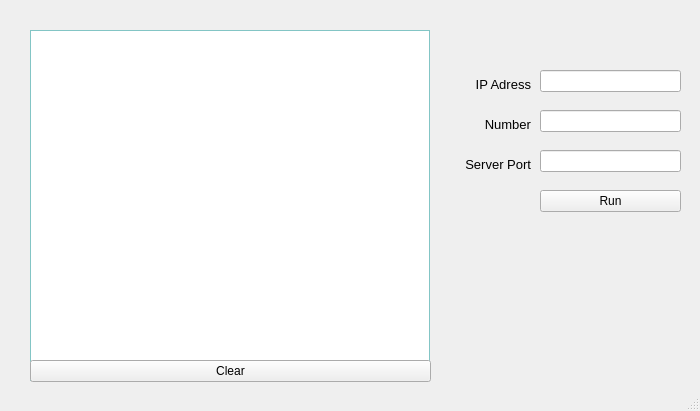
<?xml version="1.0" encoding="UTF-8"?>
<ui version="4.0">
 <class>MainWindow</class>
 <widget class="QMainWindow" name="MainWindow">
  <property name="geometry">
   <rect>
    <x>0</x>
    <y>0</y>
    <width>700</width>
    <height>411</height>
   </rect>
  </property>
  <property name="cursor">
   <cursorShape>ArrowCursor</cursorShape>
  </property>
  <property name="windowTitle">
   <string>MainWindow</string>
  </property>
  <widget class="QWidget" name="centralwidget">
   <widget class="QTextBrowser" name="textBrowser">
    <property name="geometry">
     <rect>
      <x>30</x>
      <y>30</y>
      <width>400</width>
      <height>351</height>
     </rect>
    </property>
    <property name="palette">
     <palette>
      <active>
       <colorrole role="WindowText">
        <brush brushstyle="SolidPattern">
         <color alpha="255">
          <red>0</red>
          <green>0</green>
          <blue>0</blue>
         </color>
        </brush>
       </colorrole>
       <colorrole role="Button">
        <brush brushstyle="SolidPattern">
         <color alpha="255">
          <red>170</red>
          <green>255</green>
          <blue>255</blue>
         </color>
        </brush>
       </colorrole>
       <colorrole role="Light">
        <brush brushstyle="SolidPattern">
         <color alpha="255">
          <red>255</red>
          <green>255</green>
          <blue>255</blue>
         </color>
        </brush>
       </colorrole>
       <colorrole role="Midlight">
        <brush brushstyle="SolidPattern">
         <color alpha="255">
          <red>212</red>
          <green>255</green>
          <blue>255</blue>
         </color>
        </brush>
       </colorrole>
       <colorrole role="Dark">
        <brush brushstyle="SolidPattern">
         <color alpha="255">
          <red>85</red>
          <green>127</green>
          <blue>127</blue>
         </color>
        </brush>
       </colorrole>
       <colorrole role="Mid">
        <brush brushstyle="SolidPattern">
         <color alpha="255">
          <red>113</red>
          <green>170</green>
          <blue>170</blue>
         </color>
        </brush>
       </colorrole>
       <colorrole role="Text">
        <brush brushstyle="SolidPattern">
         <color alpha="255">
          <red>0</red>
          <green>0</green>
          <blue>0</blue>
         </color>
        </brush>
       </colorrole>
       <colorrole role="BrightText">
        <brush brushstyle="SolidPattern">
         <color alpha="255">
          <red>255</red>
          <green>255</green>
          <blue>255</blue>
         </color>
        </brush>
       </colorrole>
       <colorrole role="ButtonText">
        <brush brushstyle="SolidPattern">
         <color alpha="255">
          <red>0</red>
          <green>0</green>
          <blue>0</blue>
         </color>
        </brush>
       </colorrole>
       <colorrole role="Base">
        <brush brushstyle="SolidPattern">
         <color alpha="255">
          <red>255</red>
          <green>255</green>
          <blue>255</blue>
         </color>
        </brush>
       </colorrole>
       <colorrole role="Window">
        <brush brushstyle="SolidPattern">
         <color alpha="255">
          <red>170</red>
          <green>255</green>
          <blue>255</blue>
         </color>
        </brush>
       </colorrole>
       <colorrole role="Shadow">
        <brush brushstyle="SolidPattern">
         <color alpha="255">
          <red>0</red>
          <green>0</green>
          <blue>0</blue>
         </color>
        </brush>
       </colorrole>
       <colorrole role="AlternateBase">
        <brush brushstyle="SolidPattern">
         <color alpha="255">
          <red>212</red>
          <green>255</green>
          <blue>255</blue>
         </color>
        </brush>
       </colorrole>
       <colorrole role="ToolTipBase">
        <brush brushstyle="SolidPattern">
         <color alpha="255">
          <red>255</red>
          <green>255</green>
          <blue>220</blue>
         </color>
        </brush>
       </colorrole>
       <colorrole role="ToolTipText">
        <brush brushstyle="SolidPattern">
         <color alpha="255">
          <red>0</red>
          <green>0</green>
          <blue>0</blue>
         </color>
        </brush>
       </colorrole>
      </active>
      <inactive>
       <colorrole role="WindowText">
        <brush brushstyle="SolidPattern">
         <color alpha="255">
          <red>0</red>
          <green>0</green>
          <blue>0</blue>
         </color>
        </brush>
       </colorrole>
       <colorrole role="Button">
        <brush brushstyle="SolidPattern">
         <color alpha="255">
          <red>170</red>
          <green>255</green>
          <blue>255</blue>
         </color>
        </brush>
       </colorrole>
       <colorrole role="Light">
        <brush brushstyle="SolidPattern">
         <color alpha="255">
          <red>255</red>
          <green>255</green>
          <blue>255</blue>
         </color>
        </brush>
       </colorrole>
       <colorrole role="Midlight">
        <brush brushstyle="SolidPattern">
         <color alpha="255">
          <red>212</red>
          <green>255</green>
          <blue>255</blue>
         </color>
        </brush>
       </colorrole>
       <colorrole role="Dark">
        <brush brushstyle="SolidPattern">
         <color alpha="255">
          <red>85</red>
          <green>127</green>
          <blue>127</blue>
         </color>
        </brush>
       </colorrole>
       <colorrole role="Mid">
        <brush brushstyle="SolidPattern">
         <color alpha="255">
          <red>113</red>
          <green>170</green>
          <blue>170</blue>
         </color>
        </brush>
       </colorrole>
       <colorrole role="Text">
        <brush brushstyle="SolidPattern">
         <color alpha="255">
          <red>0</red>
          <green>0</green>
          <blue>0</blue>
         </color>
        </brush>
       </colorrole>
       <colorrole role="BrightText">
        <brush brushstyle="SolidPattern">
         <color alpha="255">
          <red>255</red>
          <green>255</green>
          <blue>255</blue>
         </color>
        </brush>
       </colorrole>
       <colorrole role="ButtonText">
        <brush brushstyle="SolidPattern">
         <color alpha="255">
          <red>0</red>
          <green>0</green>
          <blue>0</blue>
         </color>
        </brush>
       </colorrole>
       <colorrole role="Base">
        <brush brushstyle="SolidPattern">
         <color alpha="255">
          <red>255</red>
          <green>255</green>
          <blue>255</blue>
         </color>
        </brush>
       </colorrole>
       <colorrole role="Window">
        <brush brushstyle="SolidPattern">
         <color alpha="255">
          <red>170</red>
          <green>255</green>
          <blue>255</blue>
         </color>
        </brush>
       </colorrole>
       <colorrole role="Shadow">
        <brush brushstyle="SolidPattern">
         <color alpha="255">
          <red>0</red>
          <green>0</green>
          <blue>0</blue>
         </color>
        </brush>
       </colorrole>
       <colorrole role="AlternateBase">
        <brush brushstyle="SolidPattern">
         <color alpha="255">
          <red>212</red>
          <green>255</green>
          <blue>255</blue>
         </color>
        </brush>
       </colorrole>
       <colorrole role="ToolTipBase">
        <brush brushstyle="SolidPattern">
         <color alpha="255">
          <red>255</red>
          <green>255</green>
          <blue>220</blue>
         </color>
        </brush>
       </colorrole>
       <colorrole role="ToolTipText">
        <brush brushstyle="SolidPattern">
         <color alpha="255">
          <red>0</red>
          <green>0</green>
          <blue>0</blue>
         </color>
        </brush>
       </colorrole>
      </inactive>
      <disabled>
       <colorrole role="WindowText">
        <brush brushstyle="SolidPattern">
         <color alpha="255">
          <red>85</red>
          <green>127</green>
          <blue>127</blue>
         </color>
        </brush>
       </colorrole>
       <colorrole role="Button">
        <brush brushstyle="SolidPattern">
         <color alpha="255">
          <red>170</red>
          <green>255</green>
          <blue>255</blue>
         </color>
        </brush>
       </colorrole>
       <colorrole role="Light">
        <brush brushstyle="SolidPattern">
         <color alpha="255">
          <red>255</red>
          <green>255</green>
          <blue>255</blue>
         </color>
        </brush>
       </colorrole>
       <colorrole role="Midlight">
        <brush brushstyle="SolidPattern">
         <color alpha="255">
          <red>212</red>
          <green>255</green>
          <blue>255</blue>
         </color>
        </brush>
       </colorrole>
       <colorrole role="Dark">
        <brush brushstyle="SolidPattern">
         <color alpha="255">
          <red>85</red>
          <green>127</green>
          <blue>127</blue>
         </color>
        </brush>
       </colorrole>
       <colorrole role="Mid">
        <brush brushstyle="SolidPattern">
         <color alpha="255">
          <red>113</red>
          <green>170</green>
          <blue>170</blue>
         </color>
        </brush>
       </colorrole>
       <colorrole role="Text">
        <brush brushstyle="SolidPattern">
         <color alpha="255">
          <red>85</red>
          <green>127</green>
          <blue>127</blue>
         </color>
        </brush>
       </colorrole>
       <colorrole role="BrightText">
        <brush brushstyle="SolidPattern">
         <color alpha="255">
          <red>255</red>
          <green>255</green>
          <blue>255</blue>
         </color>
        </brush>
       </colorrole>
       <colorrole role="ButtonText">
        <brush brushstyle="SolidPattern">
         <color alpha="255">
          <red>85</red>
          <green>127</green>
          <blue>127</blue>
         </color>
        </brush>
       </colorrole>
       <colorrole role="Base">
        <brush brushstyle="SolidPattern">
         <color alpha="255">
          <red>170</red>
          <green>255</green>
          <blue>255</blue>
         </color>
        </brush>
       </colorrole>
       <colorrole role="Window">
        <brush brushstyle="SolidPattern">
         <color alpha="255">
          <red>170</red>
          <green>255</green>
          <blue>255</blue>
         </color>
        </brush>
       </colorrole>
       <colorrole role="Shadow">
        <brush brushstyle="SolidPattern">
         <color alpha="255">
          <red>0</red>
          <green>0</green>
          <blue>0</blue>
         </color>
        </brush>
       </colorrole>
       <colorrole role="AlternateBase">
        <brush brushstyle="SolidPattern">
         <color alpha="255">
          <red>170</red>
          <green>255</green>
          <blue>255</blue>
         </color>
        </brush>
       </colorrole>
       <colorrole role="ToolTipBase">
        <brush brushstyle="SolidPattern">
         <color alpha="255">
          <red>255</red>
          <green>255</green>
          <blue>220</blue>
         </color>
        </brush>
       </colorrole>
       <colorrole role="ToolTipText">
        <brush brushstyle="SolidPattern">
         <color alpha="255">
          <red>0</red>
          <green>0</green>
          <blue>0</blue>
         </color>
        </brush>
       </colorrole>
      </disabled>
     </palette>
    </property>
    <property name="frameShadow">
     <enum>QFrame::Sunken</enum>
    </property>
   </widget>
   <widget class="QPushButton" name="btn_send">
    <property name="geometry">
     <rect>
      <x>540</x>
      <y>190</y>
      <width>141</width>
      <height>22</height>
     </rect>
    </property>
    <property name="text">
     <string>Run</string>
    </property>
    <property name="flat">
     <bool>false</bool>
    </property>
   </widget>
   <widget class="QLineEdit" name="lineEdit_IP_Address">
    <property name="geometry">
     <rect>
      <x>540</x>
      <y>70</y>
      <width>141</width>
      <height>22</height>
     </rect>
    </property>
   </widget>
   <widget class="QLabel" name="label_IP_Address">
    <property name="geometry">
     <rect>
      <x>430</x>
      <y>70</y>
      <width>101</width>
      <height>22</height>
     </rect>
    </property>
    <property name="font">
     <font>
      <family>Arial</family>
      <pointsize>10</pointsize>
      <weight>50</weight>
      <bold>false</bold>
     </font>
    </property>
    <property name="text">
     <string>IP Adress</string>
    </property>
    <property name="alignment">
     <set>Qt::AlignBottom|Qt::AlignRight|Qt::AlignTrailing</set>
    </property>
   </widget>
   <widget class="QLabel" name="label_Number">
    <property name="geometry">
     <rect>
      <x>430</x>
      <y>110</y>
      <width>101</width>
      <height>22</height>
     </rect>
    </property>
    <property name="font">
     <font>
      <family>Arial</family>
      <pointsize>10</pointsize>
      <weight>50</weight>
      <bold>false</bold>
     </font>
    </property>
    <property name="text">
     <string>Number</string>
    </property>
    <property name="alignment">
     <set>Qt::AlignBottom|Qt::AlignRight|Qt::AlignTrailing</set>
    </property>
   </widget>
   <widget class="QLineEdit" name="lineEdit_Number">
    <property name="geometry">
     <rect>
      <x>540</x>
      <y>110</y>
      <width>141</width>
      <height>22</height>
     </rect>
    </property>
   </widget>
   <widget class="QLineEdit" name="lineEdit_Server_Port">
    <property name="geometry">
     <rect>
      <x>540</x>
      <y>150</y>
      <width>141</width>
      <height>22</height>
     </rect>
    </property>
    <property name="text">
     <string/>
    </property>
   </widget>
   <widget class="QLabel" name="label_Server_Port">
    <property name="geometry">
     <rect>
      <x>430</x>
      <y>150</y>
      <width>101</width>
      <height>22</height>
     </rect>
    </property>
    <property name="font">
     <font>
      <family>Arial</family>
      <pointsize>10</pointsize>
      <weight>50</weight>
      <bold>false</bold>
     </font>
    </property>
    <property name="text">
     <string>Server Port</string>
    </property>
    <property name="alignment">
     <set>Qt::AlignBottom|Qt::AlignRight|Qt::AlignTrailing</set>
    </property>
   </widget>
   <widget class="QPushButton" name="btn_send_2">
    <property name="geometry">
     <rect>
      <x>30</x>
      <y>360</y>
      <width>401</width>
      <height>22</height>
     </rect>
    </property>
    <property name="text">
     <string>Clear</string>
    </property>
   </widget>
  </widget>
  <widget class="QStatusBar" name="statusbar"/>
 </widget>
 <resources/>
 <connections/>
</ui>
